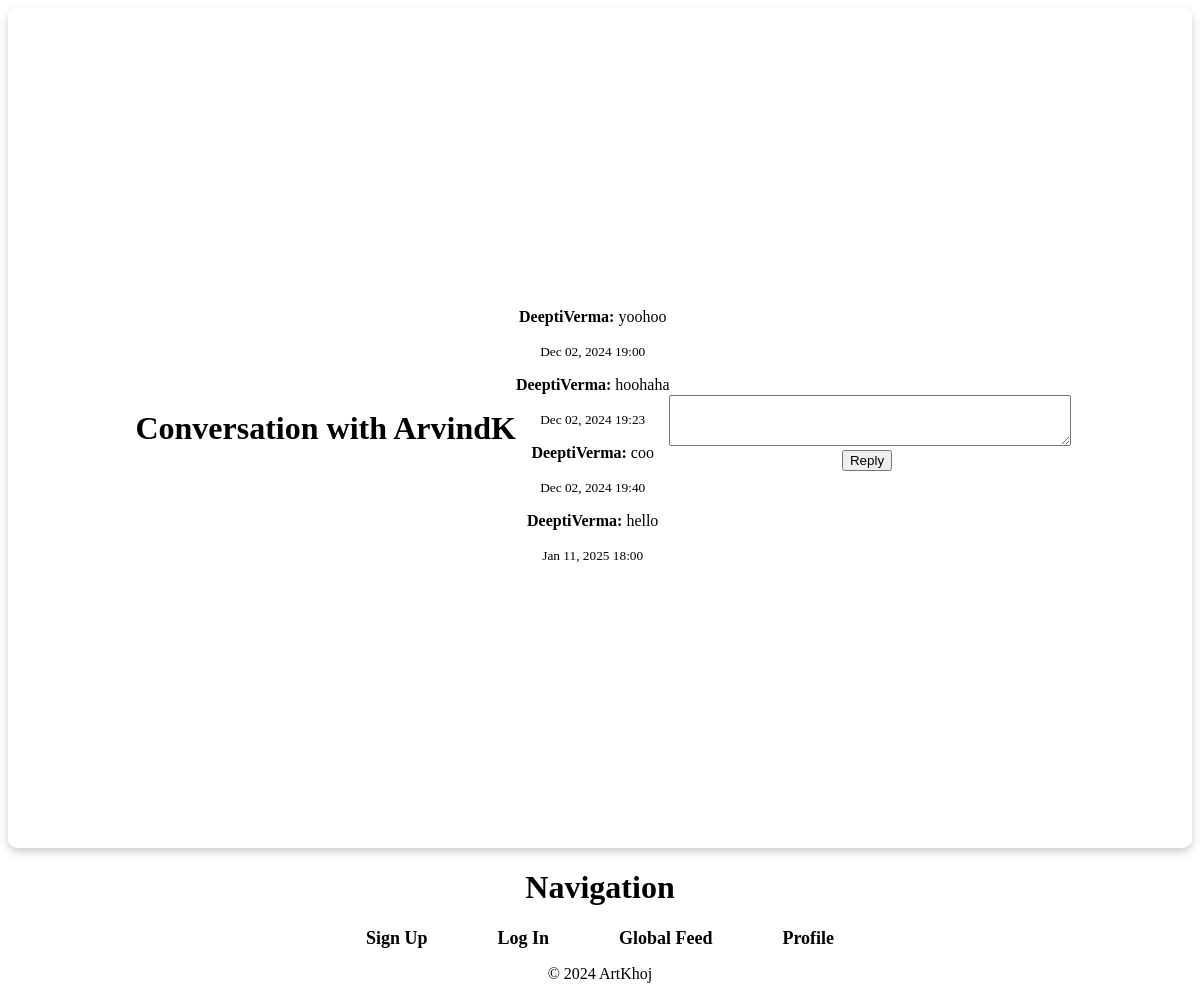
The app's page /users/message_thread/3/ (signed in), older data.
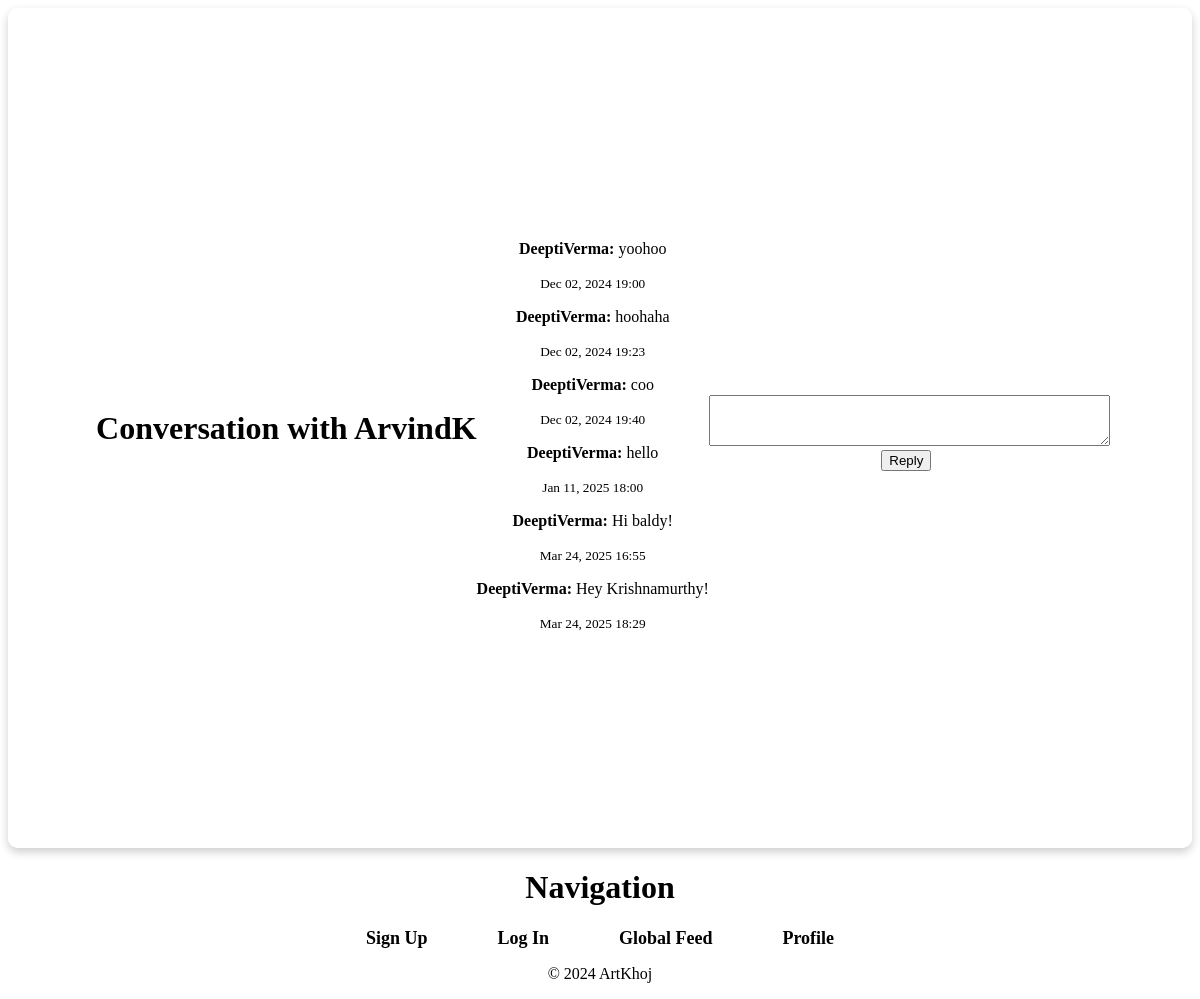
The same page, newer data.
### users/models.py (models this page shows)
class Message(models.Model):
    sender = models.ForeignKey(User, related_name='sent_messages', on_delete=models.CASCADE)
    recipient = models.ForeignKey(User, related_name='received_messages', on_delete=models.CASCADE)
    content = models.TextField()
    timestamp = models.DateTimeField(auto_now_add=True)
    is_read = models.BooleanField(default=False)
    def __str__(self):
        return f'Message from {self.sender} to {self.recipient}'

### users/views.py (the view, shortened to what this page needs)
# urls.py: path('message_thread/<int:user_id>/', views.message_thread, name='message-thread'),
@login_required
def message_thread(request, user_id):
    try:
        other_user = get_object_or_404(User, id=user_id)  # Renamed to `other_user`
    except ValueError:
        messages.error(request, "Invalid user ID.")
        return redirect("inbox")
    if other_user == request.user:
        messages.error(request, "You cannot send messages to yourself.")
        return redirect("inbox")
    thread_messages = Message.objects.filter(
        Q(sender=request.user, recipient=other_user) |
        Q(sender=other_user, recipient=request.user)
    ).order_by("timestamp")
    return render(
        request,
        "users/message_thread.html",
        {
            "messages": thread_messages,
            "other_user": other_user,  # Updated to `other_user` for template compatibility
            "user_id": other_user.id,
        },
    )

### users/templates/users/message_thread.html (shortened to what this page needs)
{% extends 'users/base.html' %}
{% load static %}
{% block content %}
<h1>Conversation with {{ other_user.username }}</h1>
<div class="message-thread">
    {% if error %}
        <p>{{ error }}</p>
    {% else %}
        {% for message in messages %}
            <div class="{% if message.sender == request.user %}sent-message{% else %}received-message{% endif %}">
                <p>
                    <strong>{{ message.sender.username }}:</strong> {{ message.content }}
                </p>
                <small>{{ message.timestamp|date:"M d, Y H:i" }}</small>
            </div>
        {% endfor %}
    {% endif %}
</div>
<form method="post" action="{% url 'message-thread' other_user.id %}">
    <textarea
        name="content"
        cols="40"
        rows="3"
        placeholder="Write your message here..."
        required
        style="width: 100%; margin-top: 10px;">
    </textarea>
    <button type="submit">Reply</button>
</form>
{% endblock %}

Row changes from the older to the newer data that the page shows:
added Message: sender.username "DeeptiVerma", content "Hi baldy!", timestamp "Mar 24, 2025 16:55"
added Message: sender.username "DeeptiVerma", content "Hey Krishnamurthy!", timestamp "Mar 24, 2025 18:29"
